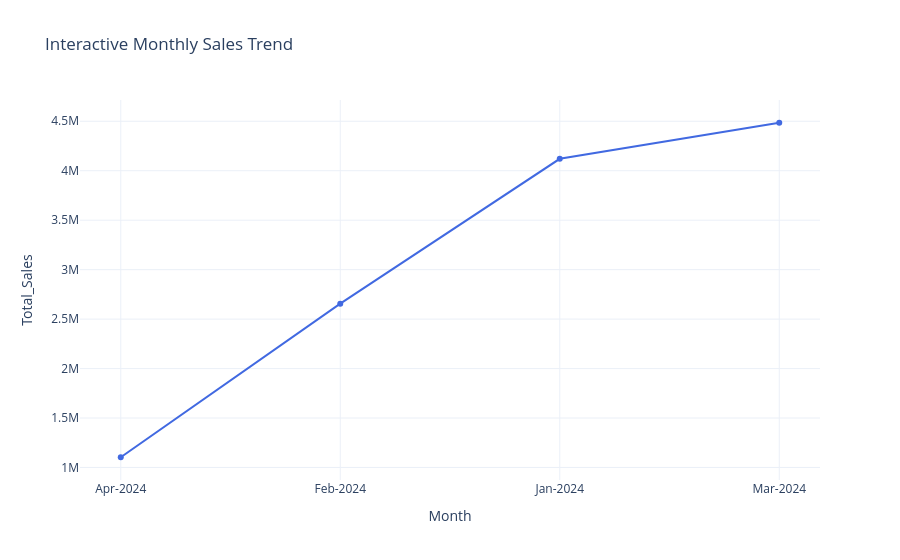

This figure's notebook cell:
### Code cell
fig = px.line(
    monthly_sales,
    x="Month",
    y="Total_Sales",
    markers=True,
    title="Interactive Monthly Sales Trend",
    color_discrete_sequence=["royalblue"]
)

fig.update_layout(
    template="plotly_white",
    hovermode="x unified"
)

fig.show()

### Figure 1 — Plotly figure (JSON) as saved in the notebook; plotly's stock layout.template omitted (floating-point values rounded to 4 significant figures)
{"data": [{"hovertemplate": "Month=%{x}<br>Total_Sales=%{y}<extra></extra>", "legendgroup": "", "line": {"color": "royalblue", "dash": "solid"}, "marker": {"symbol": "circle"}, "mode": "lines+markers", "name": "", "orientation": "v", "showlegend": false, "type": "scatter", "x": ["Apr-2024", "Feb-2024", "Jan-2024", "Mar-2024"], "xaxis": "x", "y": [1103468, 2656050, 4120524, 4485006], "yaxis": "y"}], "layout": {"hovermode": "x unified", "legend": {"tracegroupgap": 0}, "title": {"text": "Interactive Monthly Sales Trend"}, "xaxis": {"anchor": "y", "domain": [0, 1], "title": {"text": "Month"}}, "yaxis": {"anchor": "x", "domain": [0, 1], "title": {"text": "Total_Sales"}}}}
